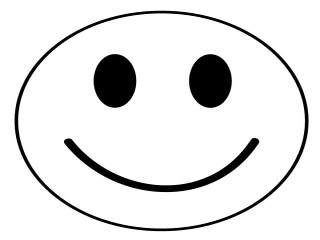
#> input picture final_project_vivado.srcs/example.jpg, 320 x 240 px
$ python bilinera_fitler.py
#> lines starting #> are read from the running program, lines starting #| are printed output that depends on the picture; after the words box and inside, x2 and y2 are one past the last pixel; in counts of white or black regions, pixels touching at a corner belong together
import math
import numpy as np
import cv2


img = cv2.imread("example.jpg", cv2.IMREAD_COLOR)
#> img is the input picture: shape (240, 320, 3); min 0, max 255, mean 229.3

for row in img:

    for i, el in enumerate(row):
        if 0.25*el[0] + 0.5*el[1] + 0.25*el[2] >130:

            row[i] = [255, 255, 255]
        else:
            row[i] = [0, 0, 0]

    #img[index] = [el[0], el[0], el[0]]

# cv2.imshow("Cute Kitens", img)

# cv2.waitKey(0)


original_img = img
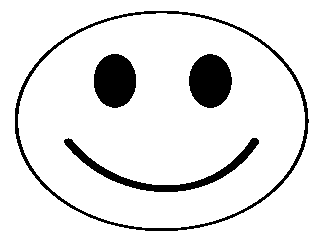
#> original_img: shape (240, 320, 3); 89.9% white; 4 black regions, box (x1, y1, x2, y2) and area: (15, 11, 309, 231) 2478, (94, 54, 136, 108) 1801, (189, 54, 232, 108) 1799, (64, 138, 259, 192) 1655
new_h = 30
new_w = 40
	#get dimensions of original image
old_h, old_w, c = original_img.shape
#> old_h = 240; old_w = 320; c = 3
#create an array of the desired shape.
#We will fill-in the values later.
resized = np.zeros((new_h, new_w, c))

print(old_h, old_w)
#| 240 320
#Calculate horizontal and vertical scaling factor
w_scale_factor = (old_w ) / (new_w )
#> w_scale_factor = 8
h_scale_factor = (old_h ) / (new_h )
#> h_scale_factor = 8

# w_scale_factor = 6
# h_scale_factor = 6
print(w_scale_factor)
#| 8.0
print(h_scale_factor)
#| 8.0


for i in range(new_h):
    for j in range(new_w):
        #map the coordinates back to the original image
        x = i * h_scale_factor
        y = j * w_scale_factor
        #calculate the coordinate values for 4 surrounding pixels.
        # print("xy",x,y)
        x_floor = math.floor(x)
        x_ceil = min( old_h - 1, math.ceil(x))
        y_floor = math.floor(y) #smaller or equal to y so (y-y_floor) is positive or zero
        y_ceil = min(old_w - 1, math.ceil(y))

        print(x,y,x_floor,x_ceil,y_floor,y_ceil)

        if (x_ceil == x_floor) and (y_ceil == y_floor):

            q = original_img[int(x), int(y), :]
            print("BBBBBBB", q)
        elif (x_ceil == x_floor):
            print("DDDDDDD", q)
            q1 = original_img[int(x), int(y_floor), :]
            q2 = original_img[int(x), int(y_ceil), :]
            print("q1,q2", q1, q2)
            q = q1 * (y_ceil - y) + q2 * (y - y_floor)
        elif (y_ceil == y_floor):
            print("EEEEEEEEEE", q)
            q1 = original_img[int(x_floor), int(y), :]
            q2 = original_img[int(x_ceil), int(y), :]
            print("q1,q2", q1, q2)
            q = (q1 * (x_ceil - x)) + (q2	 * (x - x_floor))
        else:
            print("CCCCCCCC")
            v1 = original_img[x_floor, y_floor, :]
            v2 = original_img[x_ceil, y_floor, :]
            v3 = original_img[x_floor, y_ceil, :]
            v4 = original_img[x_ceil, y_ceil, :]

            q1 = v1 * (x_ceil - x) + v2 * (x - x_floor)
            q2 = v3 * (x_ceil - x) + v4 * (x - x_floor)
            q = q1 * (y_ceil - y) + q2 * (y - y_floor)
            print("q", q)


        resized[i,j,:] = q
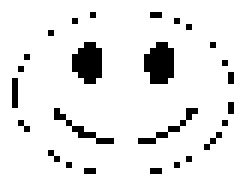
#> resized: shape (30, 40, 3) float64 (shown 6 times larger); 90.6% white; black in thin lines or dots, all inside (x1, y1, x2, y2) = (2, 2, 39, 29)
ans = resized.astype(np.uint8)
bit_image = []
for row in ans:
    st_row = ""
    for el in row:
        if sum(el) >0:
            st_row += "0"
        else:
            st_row += "1"
    bit_image.append(st_row)
#> this loop made 30 passes
#> after the loop, bit_image = 30 items
print(bit_image)

with open("bit_image.txt", "w") as f:
    for i,el in enumerate(bit_image):
        f.write("image_in[" +str(i) + "] = " + el + ";\n")
#> this loop made 30 passes
#> el on passes 1 to 12: '0000000000000000000000000000000000000000', '0000000000000000000000000000000000000000', '0000000000000001000000000110000000000000', '0000000000001000000000000000010000000000', '0000000000000000000000000000000100000000', '0000000010000000000000000000000000000000', '0000000000000000000000000000000000000000', '0000000000000011000000000011000000010000', '0000000000000111100000000111100000000000', '0000100000001111100000001111100000000000', '0000000000001111100000001111100000000100', '0001000000001111100000001111100000000000'
    f.close()

# print(len(ans))
# print(len(ans[0]))
# print(ans[0])


# To read image from disk, we use
# cv2.imread function, in below method,

cv2.imshow("Cute Kitens", ans)

cv2.waitKey(0)
